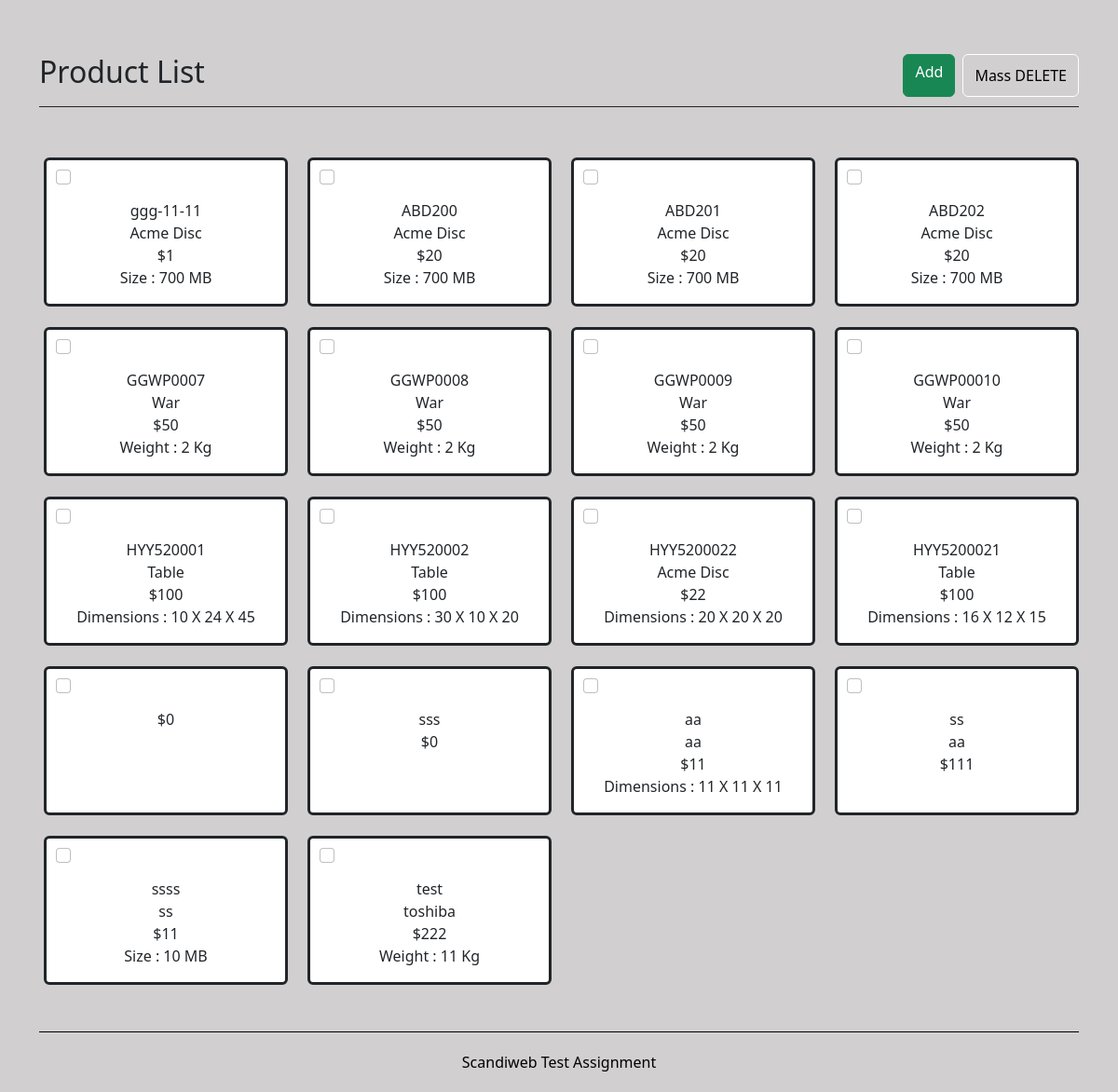
The app's page /home.php with its own data.
### tables this page shows
CREATE TABLE `products` (
  `id` int(11) UNSIGNED NOT NULL,
  `sku` varchar(50) NOT NULL,
  `name` varchar(255) NOT NULL,
  `price` int(11) NOT NULL,
  `product_type` varchar(20) NOT NULL,
  `size` int(11) DEFAULT NULL,
  `weight` varchar(255) DEFAULT NULL,
  `dimensions` varchar(50) DEFAULT NULL,
  `width` varchar(255) NOT NULL,
  `length` varchar(200) NOT NULL,
  `height` varchar(255) NOT NULL
);

### functions/Product.php (called while the page is built, shortened)
<?php
class Product {
    private $connection;
    public function __construct($connection) {
        $this->connection = $connection;
    }
    public function getAllProducts() {
        $sql = "SELECT * FROM products";
        $result = $this->connection->query($sql);
        return $result;
    }
}

### home.php (the view, shortened to what this page needs)
<?php
include 'functions/Product.php';
include 'functions/connection.php';
$product = new Product($connection);
$products = $product->getAllProducts();
?>
<!DOCTYPE html>
<html lang="en">
<head>
    <link href="https://cdn.jsdelivr.net/npm/bootstrap@5.2.3/dist/css/bootstrap.min.css" rel="stylesheet">
    <link rel="stylesheet" href="layout/css/style.css">
</head>
<body>
    <div class="container">
        <form action="home.php " method="POST" class="home_page">
            <div class="title d-flex my-5">
                <h2>Product List</h2>
                 <div class="d-flex gap-2">
                 <a class="btn btn-success" href="./add.php" role="button">Add</a>
                    <button class="btn btn-danger delete-btn" type="submit" name="item_delete_multi">Mass DELETE</button>
                 </div>
            </div>
            <div class="boxes">
            <?php foreach ($products as $row): ?>
                <div class='card'>
                    <input type='checkbox'
                            class='form-check-input'
                            id='exampleCheck1'
                            name='item_delete_id[]'
                            value='<?php echo $row['id']; ?>'>
                    <div class='card-body d-flex'>
                        <span><?php echo $row['sku']; ?></span>
                        <span><?php echo $row['name']; ?></span>
                        <span>$<?php echo $row['price']; ?></span>
                        <?php if ($row['product_type'] == "DVD-disc"): ?>
                            <span>Size : <?php echo $row['size']; ?> MB</span>
                        <?php elseif ($row['product_type'] == "Book"): ?>
                            <span>Weight : <?php echo $row['weight']; ?> Kg</span>
                        <?php elseif ($row['product_type'] == "Furniture"): ?>
                            <span>Dimensions :
                            <?php echo $row['dimensions']; ?> X <?php echo $row['height']; ?> X <?php echo $row['width'];?>
                            </span>
                        <?php endif; ?>
                    </div>
                </div>
            <?php endforeach; ?>
            </div>
        </form>
        <footer>
            Scandiweb Test Assignment
        </footer>
    </div>
</body>
</html>

### layout/css/style.css (style rules this page uses)
body { background-color: #d1cfcf; }
.container .title { justify-content: space-between; border-bottom: 1px solid; padding: 10px 0; }
.container .title button { background-color: transparent; color: black; border-color: white; transition: 0.3s; }
.container .home_page { margin-bottom: 50px; }
.boxes { display: grid; grid-template-columns: repeat(auto-fill, minmax(250px, 1fr)); grid-gap: 1rem; }
.boxes .card { margin-left: 5px; margin-top: 6px; border: 3px solid; }
.boxes .card .form-check-input { cursor: pointer; }
.boxes .card input { margin-left: 10px; margin-top: 10px; }
.boxes .card .card-body { text-align: center; flex-direction: column; display: flex; }
footer { border-top: 1px solid; color: #000; padding: 20px; text-align: center; display: flex; position: static; bottom: 0; left: 0; align-items: center; justify-content: center; width: 100%; }

### records on screen
products: sku "ggg-11-11", name "Acme Disc", price "1", size "700"
products: sku "ABD200", name "Acme Disc", price "20", size "700"
products: sku "ABD201", name "Acme Disc", price "20", size "700"
products: sku "ABD202", name "Acme Disc", price "20", size "700"
products: sku "GGWP0007", name "War", price "50", weight "2"
products: sku "GGWP0008", name "War", price "50", weight "2"
products: sku "GGWP0009", name "War", price "50", weight "2"
products: sku "GGWP00010", name "War", price "50", weight "2"
products: sku "HYY520001", name "Table", price "100", dimensions "10", height "24", width "45"
products: sku "HYY520002", name "Table", price "100", dimensions "30", height "10", width "20"
products: sku "HYY5200022", name "Acme Disc", price "22", dimensions "20", height "20", width "20"
products: sku "HYY5200021", name "Table", price "100", dimensions "16", height "12", width "15"
products: price "0"
products: sku "sss", price "0"
products: sku "aa", name "aa", price "11", dimensions "11", height "11", width "11"
products: sku "ss", name "aa", price "111"
products: sku "ssss", name "ss", price "11", size "10"
products: sku "test", name "toshiba", price "222", weight "11"
